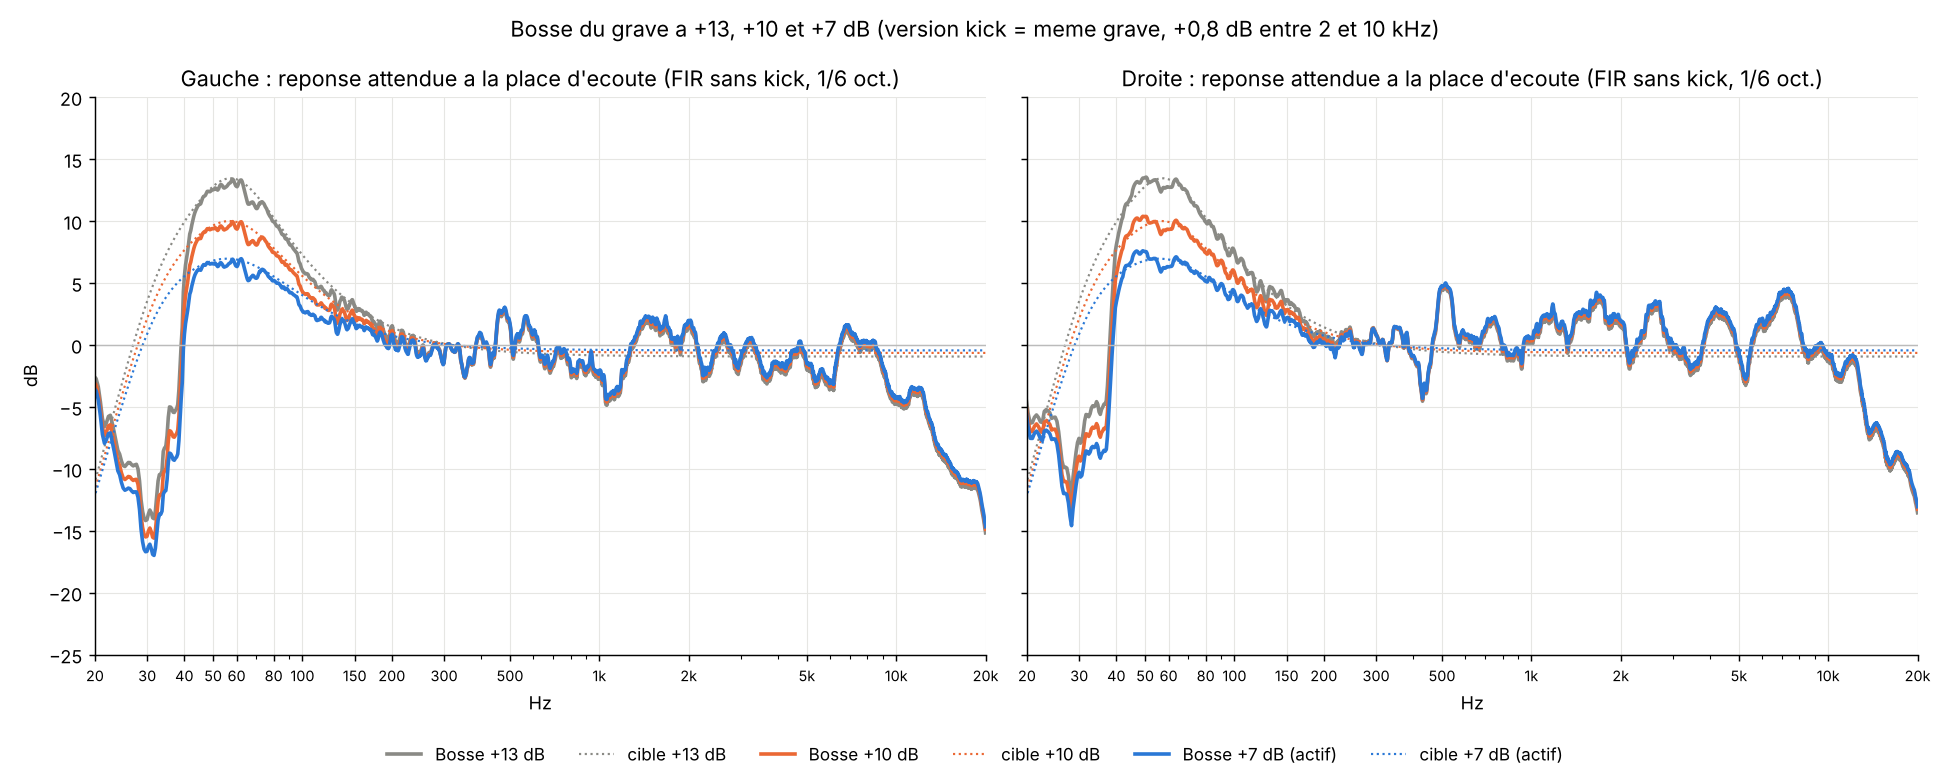

Source code (Python):
"""Reponse attendue a la place d'ecoute des FIR sans kick avec la bosse du grave a +13, +10 et +7 dB (23/11/2026).
Base : mesure verif_bouton_sans (22/11, FIR sans kick d'origine = final/*_sanskick_avant38.raw),
x (FIR teste / FIR d'origine) : exact pour une chaine lineaire. Lissage 1/6 oct., recale 200-500 Hz.

    python3 correction/convolution/compare_bosses.py   -> compare_bosses.png
"""
import os, sys
import numpy as np
D = os.path.dirname(os.path.abspath(__file__)); R = os.path.join(D, "..", "..")
sys.path.insert(0, os.path.join(R, "correction", "comparaison")); sys.path.insert(0, D)
from cible import cible_db
FS = 44100; N = 1 << 17; f = np.fft.rfftfreq(N, 1 / FS); REF = (f >= 200) & (f <= 500)
db = lambda h: 20 * np.log10(np.abs(h) + 1e-12)
fir = lambda n: np.fft.rfft(np.fromfile(os.path.join(D, "final", n), "<f4").astype(float), N)


def smooth_db(x, frac):
    p = 10 ** (x / 10); cs = np.concatenate([[0], np.cumsum(p)])
    lo = np.searchsorted(f, f * 2 ** (-frac / 2)); hi = np.maximum(np.searchsorted(f, f * 2 ** (frac / 2), side="right"), lo + 1)
    return 10 * np.log10((cs[hi] - cs[lo]) / (hi - lo))


z = np.load(os.path.join(R, "mesure/resultats/ir/verif_bouton_sans.npz"))
V = [("+13 dB", "sanskick", 11.0, "#8a8a85"), ("+10 dB", "sanskick_b10", 7.25, "#eb6834"), ("+7 dB (actif)", "sanskick_b7", 4.0, "#2a78d6")]
import matplotlib; matplotlib.use("Agg"); import matplotlib.pyplot as plt, matplotlib.ticker
fig, ax = plt.subplots(1, 2, figsize=(15, 6), sharey=True)
for j, (ch, nom) in enumerate((("L", "Gauche"), ("R", "Droite"))):
    base = np.fft.rfft(z[ch], N) / fir(f"fir_{ch}_sanskick_avant38.raw")
    for lab, suf, b, col in V:
        s = smooth_db(db(base * fir(f"fir_{ch}_{suf}.raw")), 1 / 6); s -= np.mean(s[REF])
        ax[j].plot(f[1:], s[1:], color=col, lw=2.0, label=f"Bosse {lab}")
        c = cible_db(f, b); ax[j].plot(f[1:], c[1:], color=col, lw=1.2, ls=":", label=f"cible {lab}")
    ax[j].set_title(f"{nom} : reponse attendue a la place d'ecoute (FIR sans kick, 1/6 oct.)")
    ax[j].set_xscale("log"); ax[j].set_xlim(20, 20000); ax[j].set_ylim(-25, 20); ax[j].axhline(0, color="#bbb", lw=0.8)
    t = [20, 30, 40, 50, 60, 80, 100, 150, 200, 300, 500, 1000, 2000, 5000, 10000, 20000]
    ax[j].set_xticks(t); ax[j].set_xticklabels([str(x) if x < 1000 else f"{x // 1000}k" for x in t], fontsize=8)
    ax[j].xaxis.set_minor_formatter(matplotlib.ticker.NullFormatter()); ax[j].grid(True, color="#e6e6e3", lw=0.6); ax[j].set_xlabel("Hz")
    for sp in ("top", "right"): ax[j].spines[sp].set_visible(False)
ax[0].set_ylabel("dB")
h, l = ax[0].get_legend_handles_labels()
fig.legend(h, l, loc="lower center", ncol=6, fontsize=9.5, frameon=False)
fig.suptitle("Bosse du grave a +13, +10 et +7 dB (version kick = meme grave, +0,8 dB entre 2 et 10 kHz)", fontsize=12)
fig.tight_layout(rect=(0, 0.06, 1, 1)); fig.savefig(os.path.join(D, "compare_bosses.png"), dpi=130)
